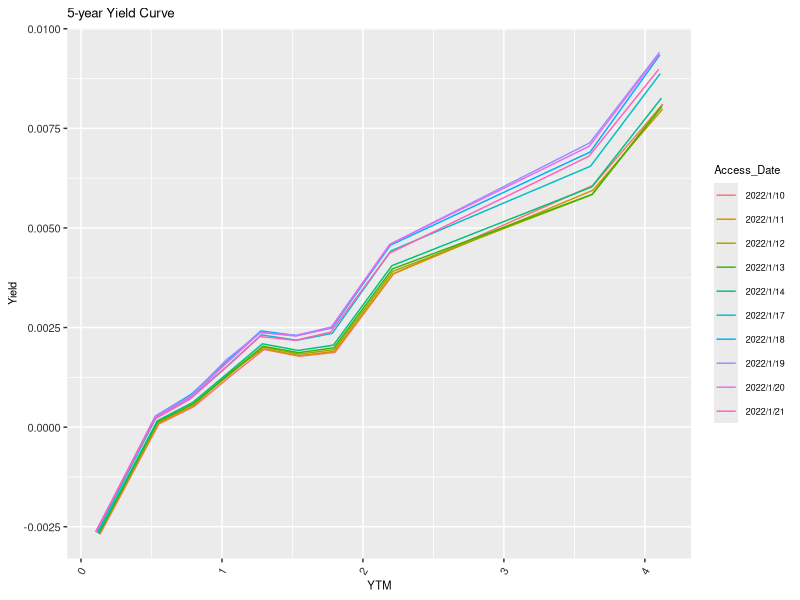
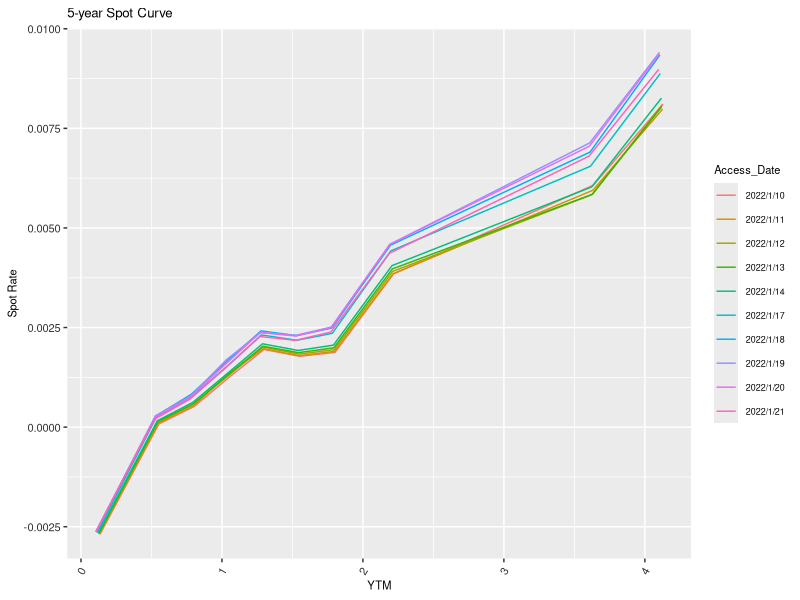
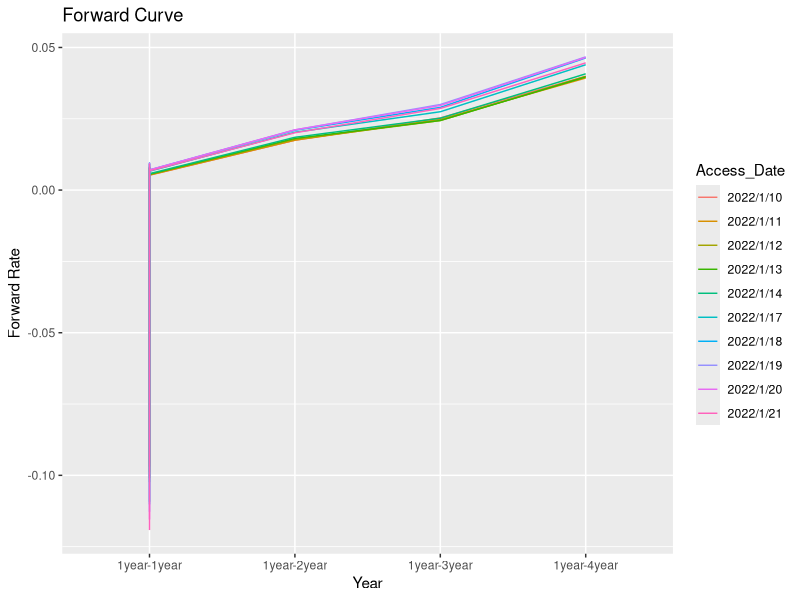

Write the R code that produced these figures, in order.
## ---- chunk 1
library(dplyr)
library(ggplot2)
library(formattable)
## ---- chunk 2
a1 <- read.csv('a1.csv')
a1 <- a1 %>% 
  mutate(time_diff = as.numeric(difftime(Maturity_Date, Access_Date, units = "weeks")/52.25))
a1 <- a1 %>% 
  mutate(yield = (Issue_Price / Close_Price)^(1/5) - 1)
a1 <- a1 %>% 
  mutate(yield = percent(yield))
## ---- chunk 3
a1 %>% 
  ggplot(aes(x=time_diff, y=yield, group = Access_Date, color = Access_Date)) +
  geom_line() +
  theme(axis.text.x = element_text(colour = "grey20", size = 8, angle = 60, hjust = 0.5, vjust = 0.5),
                        axis.text.y = element_text(colour = "grey20", size = 8),
                        strip.text = element_text(face = "italic"),
                        text = element_text(size = 8)) +
  labs(title = '5-year Yield Curve',
       x = 'YTM',
       y = 'Yield') 
## ---- chunk 4
a1 <- a1 %>% 
  mutate(spot5 = (Issue_Price / Close_Price)^(1/5) - 1)
## ---- chunk 5
a1 %>% 
  ggplot(aes(x=time_diff, y=spot5, group = Access_Date, color = Access_Date)) +
  geom_line() +
  theme(axis.text.x = element_text(colour = "grey20", size = 8, angle = 60, hjust = 0.5, vjust = 0.5),
                        axis.text.y = element_text(colour = "grey20", size = 8),
                        strip.text = element_text(face = "italic"),
                        text = element_text(size = 8)) +
  labs(title = '5-year Spot Curve',
       x = 'YTM',
       y = 'Spot Rate') 
## ---- chunk 6
a1 <- a1 %>% 
  mutate(Year = case_when(time_diff < 2 ~ '1year-1year',
                          time_diff < 3 & time_diff > 2  ~ '1year-2year',
                          time_diff < 4 & time_diff > 3  ~ '1year-3year',
                          time_diff < 5 & time_diff > 4  ~ '1year-4year'))
a1 <- a1 %>% 
  mutate(n1 = case_when(time_diff < 2 ~ 2,
                          time_diff < 3 & time_diff > 2  ~ 3,
                          time_diff < 4 & time_diff > 3  ~ 4,
                          time_diff < 5 & time_diff > 4  ~ 5))
a1 <- a1 %>% 
  mutate(f1 = (Issue_Price / Close_Price)^(1/time_diff) - 1)
a1 <- a1 %>% 
  mutate(forward = ((1+f1)^n1)/(1+f1)-1)

## ---- chunk 7
a2 <- select(a1, forward)
write.csv(a2, 'a2.csv')
## ---- chunk 8
a1 %>% 
  ggplot(aes(x=Year, y=forward, group = Access_Date, color = Access_Date)) +
  geom_line()+
  labs(title = 'Forward Curve',
       x = 'Year',
       y = 'Forward Rate')
## ---- chunk 9
cts1 <- diff(log(a1$yield))[-1]
cts2 <- diff(log(a1$forward))[-1]
## ---- chunk 10
ts <- read.csv('ts.csv')
cov1 <- cov(ts)
## ---- chunk 11
ts2 <- read.csv('ts2.csv')
cov2 <- cov(ts2)
## ---- chunk 12
eigen(ts)
eigen(ts2)
